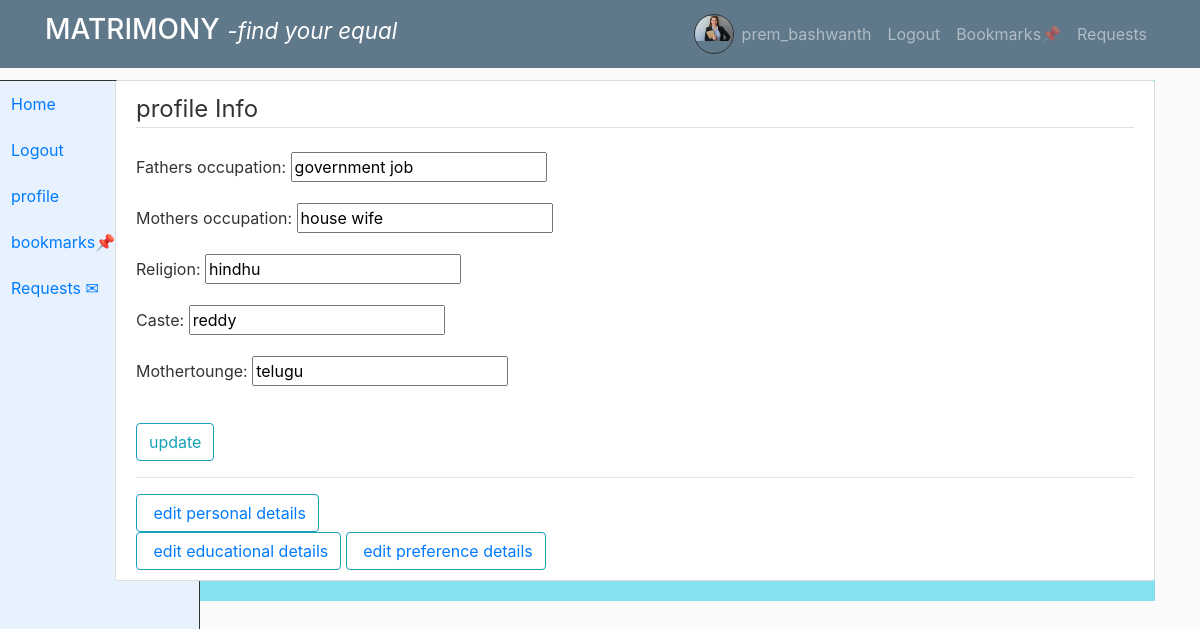
The page /updateform3 (signed in) on the database its author committed.
### users/models.py (models this page shows, shortened)
class profile_personal_info(models.Model):
    class Gender(models.TextChoices):
        MALE = 'M', 'Male'
        FEMALE = 'F', 'Female'
    class Diet(models.TextChoices):
        VEG = 'veg', 'Vegetarian'
        NONVEG = 'nonveg', 'Non-Vegetarian'
        EGGTERIAN='eggterian','eggterian'
    class BloodGroup(models.TextChoices):
        A_POSITIVE = 'A+', 'A+'
        A_NEGATIVE = 'A-', 'A-'
        B_POSITIVE = 'B+', 'B+'
        B_NEGATIVE = 'B-', 'B-'
        AB_POSITIVE = 'AB+', 'AB+'
        AB_NEGATIVE = 'AB-', 'AB-'
        O_POSITIVE = 'O+', 'O+'
        O_NEGATIVE = 'O-', 'O-'
    class phd(models.TextChoices):
        NO='none','no'
        YES='yes','yes'
    class Colour(models.TextChoices):
        FAIR = 'fair', 'Fair'
        WHEATISH = 'wheatish', 'Wheatish'
        TANNED = 'tanned', 'Tanned'
        DARK = 'dark', 'Dark'
        BLACK = 'black', 'Black'
        OTHER = 'other', 'Other'
    class MaritalStatus(models.TextChoices):
        NEVERMARRIED = 'Single', 'Single'
        MARRIED = 'Married', 'Married'
        DIVORCED = 'Divorced', 'Divorced'
        WIDOWED = 'Widowed', 'Widowed'
        SEPARATED = 'Separated', 'Separated'
    user=models.OneToOneField(User,on_delete=models.CASCADE)
    profile_id = models.CharField(max_length=10, unique=True, editable=False)
    firstname=models.CharField(max_length=50)
    lastname=models.CharField(max_length=50)
    image_pic=models.ImageField(default='default.jpg',upload_to='profile_pics')
    image1=models.ImageField(default='default.jpg',upload_to='profile_pics')
    image2=models.ImageField(default='default.jpg',upload_to='profile_pics')
    image3=models.ImageField(default='default.jpg',upload_to='profile_pics')
    city=models.CharField(max_length=50)
    state=models.CharField(max_length=50)
    dob = models.DateField()
    height = models.FloatField()
    diet = models.CharField(max_length=15, choices=Diet.choices, default=Diet.VEG)
    gender = models.CharField(max_length=1, choices=Gender.choices)
    weigth=models.IntegerField()
    blood_group = models.CharField(max_length=4, choices=BloodGroup.choices, default=BloodGroup.A_POSITIVE)
    physical_disability=models.CharField(max_length=10,choices=phd.choices,default=phd.NO)
    skin_colour = models.CharField(max_length=10, choices=Colour.choices,default=Colour.FAIR)
    marital_status = models.CharField(max_length=10, choices=MaritalStatus.choices,default=MaritalStatus.NEVERMARRIED)
    created_at = models.DateTimeField(auto_now_add=True)
    phone_number=models.CharField(max_length=13,default='')

class profile_family_details(models.Model):
    profile_id=models.OneToOneField(profile_personal_info,on_delete=models.CASCADE)
    fathers_occupation=models.CharField(max_length=30)
    mothers_occupation=models.CharField(max_length=20)
    religion=models.CharField(max_length=20)
    caste=models.CharField(max_length=20)
    mothertounge=models.CharField(max_length=20)

### users/views.py (the view)
# urls.py: path('updateform3',user_views.updateform3,name='updateform3'),
@login_required
def updateform3(request):
    if request.method == 'POST':
        form3=profile_updation_form3(request.POST,request.FILES,instance=request.user.profile_personal_info.profile_family_details)
        if form3.is_valid():
            form3.save()
            messages.success(request,f'Your account has been Updated!')
            dynamic_url = f'/profile/{request.user.id}'
            return HttpResponseRedirect(dynamic_url)
    else:
        form3=profile_updation_form3(instance=request.user.profile_personal_info.profile_family_details)
        context={
            'form3':form3
        }
        return render(request,'users/updateform3.html',context)

### users/forms.py
class profile_updation_form3(forms.ModelForm):
    class Meta:
        model =profile_family_details
        fields=['fathers_occupation','mothers_occupation','religion','caste','mothertounge']

### users/templates/users/updateform3.html (shortened to what this page needs)
{%extends 'users/base.html' %}
{%block content%}
<div class='content-section'>
    <form method="POST" >
      <fieldset class="form-group">
        <legend class="border-bottom mb-4">profile Info</legend>
          {{ form3.as_p }}
      </fieldset>
      <div class="form-group">
          <button type="submit" class="btn btn-outline-info"> update </button>
      </div></form>
          <hr>
          <div><button type="button" class="btn btn-outline-info"><a href="{%url 'updateform1'%}">  &nbsp;edit personal details</a></button></div>
          <span><button type="button" class="btn btn-outline-info"><a href="{%url 'updateform2'%}">  &nbsp;edit educational details</a></button></span>
          <span><button type="button" class="btn btn-outline-info"><a href="{%url 'updatepreferences'%}">  &nbsp;edit preference details</a></button></span>
  </div>
  {%endblock%}

### users/templates/users/base.html (shortened to what this page needs)
{% load static %}
<!DOCTYPE html>
<html>
<head>
    <link rel="stylesheet" href="https://cdn.jsdelivr.net/npm/bootstrap@4.0.0/dist/css/bootstrap.min.css">
    <link rel="stylesheet" type="text/css" href="{% static 'users/main.css' %}">
</head>
<body>
    {% if user.is_authenticated %}
<nav class="navbar navbar-expand-md navbar-dark bg-steel fixed-top ">
    {% else %}
    <nav class="navbar navbar-expand-md navbar-dark bg-steel fixed-top mycolor1">
    {% endif %}
    <div class="container">
        {% if user.is_authenticated %}
        <a class="navbar-brand "  href="{% url 'home'  %}"><h3 style="color: white;">MATRIMONY <span><small><em>-find your equal</em></small></span></h3></a>
        {% else %}
        <a class="navbar-brand "  href="{% url 'landing'  %}"><h3 style="color: white;">MATRIMONY <span><small><em>-find your equal</em></small></span></h3></a>
            <a class="nav-item nav-link" href="{%url 'about' %}"><h4 style="color: white;">About Us</h4></a>
              {% endif %}
        <div class="navbar-nav ml-auto">
            {% if user.is_authenticated %}
<div id="navbar">
    <div class="profile-picture1" >
        <img  radius='1' src="{{ user.profile_personal_info.image_pic.url}}" alt="{{ user.username }}'s Profile Picture">
    </div>
</div>
            <a class="nav-item nav-link" href="{% url 'profile' user.id %}">{{ user.username }}</a>
            <a class="nav-item nav-link" href="{% url 'logout' %}">Logout</a>
            <a class="nav-item nav-link" href="{% url 'bookmarks' %}">Bookmarks📌</a>
            <a class="nav-item nav-link" href="{% url 'received_requests' %}">Requests</a>
            {% else %}
            <a class="nav-item nav-link" href="{% url 'login' %}"><h5 style="color: white;">Login</h5></a>
            <a class="nav-item nav-link" href="{% url 'register' %}">Register</a>
            {% endif %}
        </div>
    </div>
</nav>
{% if user.is_authenticated %}
<nav id="sidebar" class="mycolor">
  <div class="position-fixed">
      <ul class="list-unstyled components">
        <li class="nav-item">
            <a class="nav-item nav-link" href="{%url 'home' %}">Home</a>
          </li>
          {% if user.is_authenticated %}
          <li class="nav-item">
          <a class="nav-item nav-link" href="{%url 'logout' %}">Logout</a>
        </li>
          <li class="nav-item">
          <a class="nav-item nav-link" href="{%url 'profile' user.id %}">profile</a>
        </li>
          <li class="nav-item">
          <a class="nav-item nav-link" href="{%url 'bookmarks'  %}">bookmarks📌</a>
        </li>
          <li class="nav-item">
          <a class="nav-item nav-link" href="{%url 'received_requests'  %}">Requests ✉</a>
        </li>
          {% endif %}
      </ul>
  </div>
</nav>
{% endif %}
{% if user.is_authenticated %}
<div class="container mt-20">
    <div id="content" class="mycolor">
        <main role="main " >
            <div class="row ">
                <div class="col " >
                    <div >
                    {% block content %}{% endblock %}
                    </div>
        </main>
    </div>
</div>
{% else %}
{% block content1 %}{% endblock %}
{% endif %}

### users/static/users/main.css (style rules this page uses)
body { background: #fafafa; color: #333333; margin-top: 5rem; }
h1, h2, h3, h4, h5, h6 { color: #444444; }
ul { margin: 0; }
.bg-steel { background-color: #5f788a; }
.content-section { background: #ffffff; padding: 10px 20px; border: 1px solid #dddddd; border-radius: 3px; margin-bottom: 20px; }
.mycolor { background-color:#85e1ef; }

### rows shown on the page
profile_family_details: fathers_occupation "government job", mothers_occupation "house wife", religion "hindhu", caste "reddy", mothertounge "telugu"

### other values the page prints
{{ user.username }} "prem_bashwanth"
